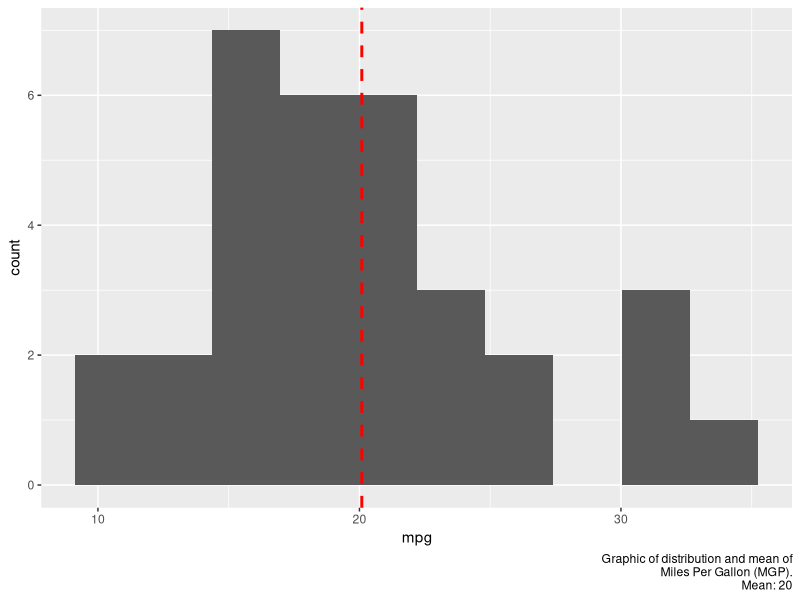
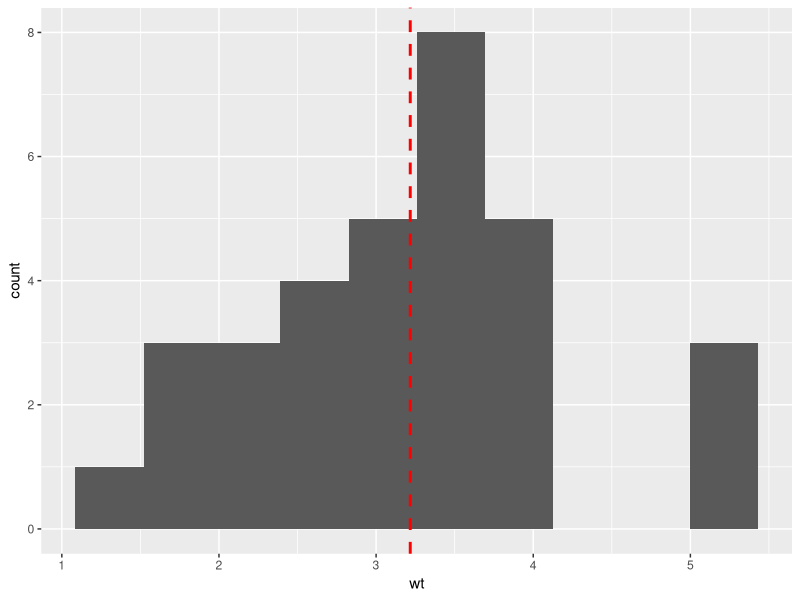

Write R code to recreate these figures, in order.
## ---- chunk 1
library(knitr)

# Global store: chunk_label -> alt_text string
.alt_text_store <- list()

# Chunk hook: after each chunk, grab labs(alt=) from any ggplot
knit_hooks$set(capture_alt = function(before, options, envir) {
  if (!before) {
    p <- tryCatch(get(options$label, envir = envir), error = function(e) NULL)
    if (inherits(p, "ggplot") && !is.null(p$labels$alt)) {
      .alt_text_store[[options$label]] <<- p$labels$alt
      saveRDS(.alt_text_store, "_alt_texts.rds")
    }
  }
})

opts_chunk$set(echo = FALSE, capture_alt = TRUE)
## ---- chunk 2
my_caption = paste0("Graphic of distribution and mean of\n Miles Per Gallon (MGP).\n Mean: ", round(mean(mtcars$mpg)))
## ---- chunk 3
library(tidyverse)

mpg <-
  ggplot(mtcars, aes(mpg)) +
  geom_histogram(bins = 10) +
  geom_vline(aes(xintercept = mean(mpg)), 
             color = "red", linetype = "dashed", linewidth = 1)  +
  labs(alt = paste0("Graphic of distribution and mean of\n Miles Per Gallon (MGP).\n Mean: ", round(mean(mtcars$mpg))), 
       caption = my_caption)

mpg
## ---- chunk 4
library(tidyverse)

weight <-
  ggplot(mtcars, aes(wt)) +
  geom_histogram(bins = 10) +
  geom_vline(aes(xintercept = mean(wt)), 
             color = "red", linetype = "dashed", linewidth = 1)  +
  labs(alt = paste0("Graphic of distribution and mean of\n car weights.\n Mean Weight: ", round(mean(mtcars$wt))))

weight
